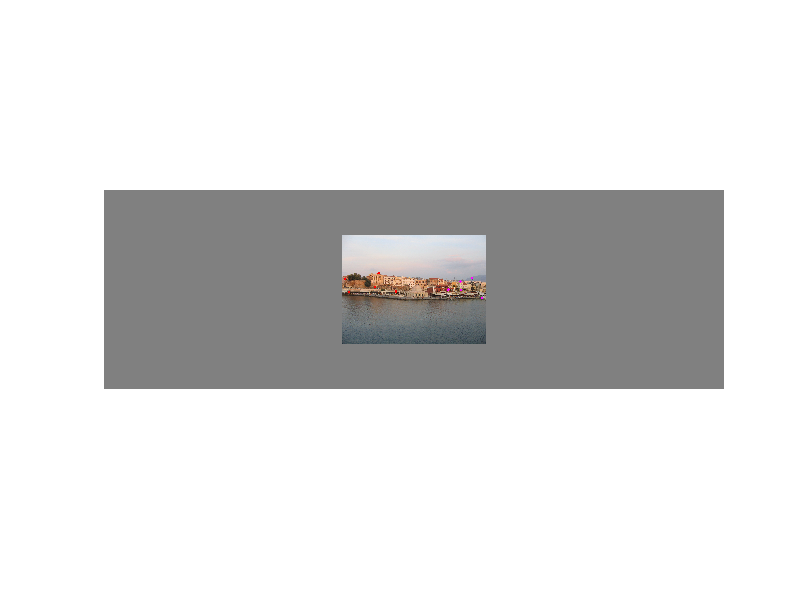
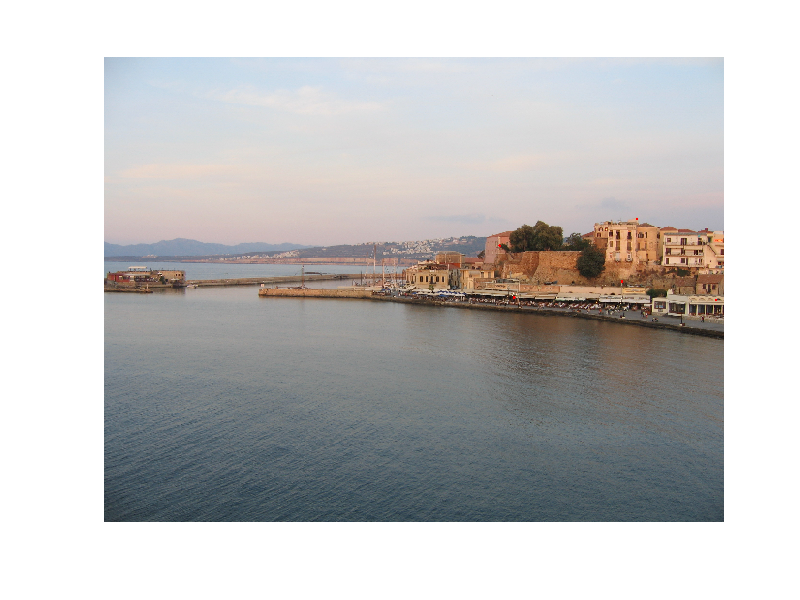
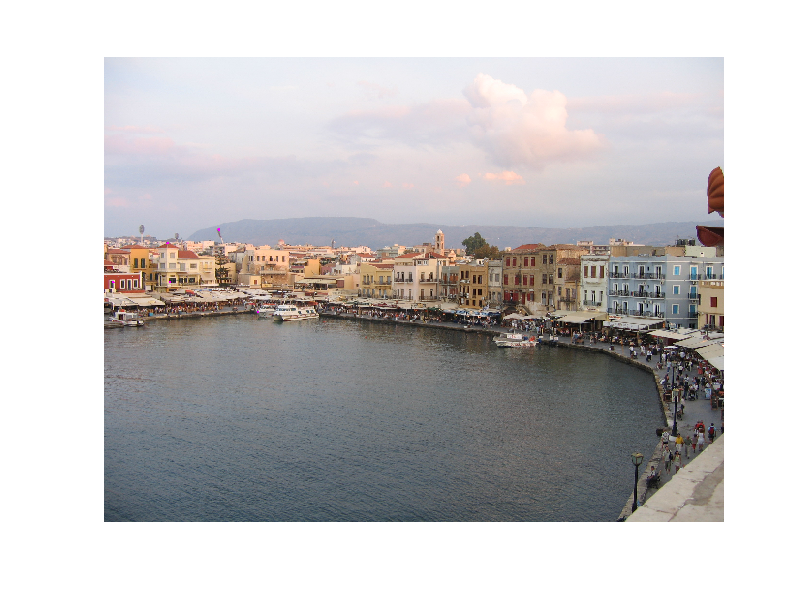

The MATLAB source for these figures, in order:
function practical1B

%the aim of the second part of practical 1 is to use the homography routine
%that you established in the first part of the practical.  We are going to
%make a panorama of several images that are related by a homography.  I
%provide 3 images (one of which is has a large surrounding region) and a
%matching set of points between these images.

%close all open figures
close all;

%load in the required data
load('PracticalData','im1','im2','im3','pts1','pts2','pts3','pts1b');
%im1 is center image with grey background
%im2 is left image 
%pts1 and pts2 are matching points between image1 and image2
%im3 is right image
%pts1b and pts3 are matching points between image 1 and image 3

%show images and points
figure; set(gcf,'Color',[1 1 1]);image(uint8(im1));axis off;hold on;axis image;
plot(pts1(1,:),pts1(2,:),'r.'); 
plot(pts1b(1,:),pts1b(2,:),'m.');
figure; set(gcf,'Color',[1 1 1]);image(uint8(im2));axis off;hold on;axis image;
plot(pts2(1,:),pts2(2,:),'r.'); 
figure; set(gcf,'Color',[1 1 1]);image(uint8(im3));axis off;hold on;axis image;
plot(pts3(1,:),pts3(2,:),'m.'); 

%****TO DO**** 
%calculate homography from pts1 to pts2

%****TO DO**** 
%for every pixel in image 1
    %transform this pixel position with your homography to find where it 
    %is in the coordinates of image 2
    %if it the transformed position is within the boundary of image 2 then 
        %copy pixel colour from image 2 pixel to current position in image 1 
        %draw new image1 (use drawnow to force it to draw)
    %end
%end;

%****TO DO****
%repeat the above process mapping image 3 to image 1.
